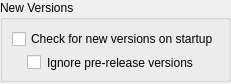
<?xml version="1.0" encoding="UTF-8"?>
<ui version="4.0">
 <class>LC_SettingsPageUpdates</class>
 <widget class="QWidget" name="LC_SettingsPageUpdates">
  <property name="geometry">
   <rect>
    <x>0</x>
    <y>0</y>
    <width>229</width>
    <height>84</height>
   </rect>
  </property>
  <layout class="QGridLayout" name="gridLayout_main">
   <property name="leftMargin">
    <number>0</number>
   </property>
   <property name="topMargin">
    <number>0</number>
   </property>
   <property name="rightMargin">
    <number>0</number>
   </property>
   <property name="bottomMargin">
    <number>0</number>
   </property>
   <item row="0" column="0">
    <widget class="QGroupBox" name="groupBox_12">
     <property name="title">
      <string>New Versions</string>
     </property>
     <layout class="QGridLayout" name="gridLayout_11">
      <item row="1" column="0">
       <widget class="QCheckBox" name="cbCheckNewVersionIgnorePreRelease">
        <property name="sizePolicy">
         <sizepolicy hsizetype="Preferred" vsizetype="Preferred">
          <horstretch>0</horstretch>
          <verstretch>0</verstretch>
         </sizepolicy>
        </property>
        <property name="toolTip">
         <string>If checked, pre-release versions will be ignored</string>
        </property>
        <property name="styleSheet">
         <string notr="true">margin-left:15px</string>
        </property>
        <property name="text">
         <string>Ignore pre-release versions</string>
        </property>
       </widget>
      </item>
      <item row="0" column="0">
       <widget class="QCheckBox" name="cbCheckNewVersion">
        <property name="sizePolicy">
         <sizepolicy hsizetype="Preferred" vsizetype="Preferred">
          <horstretch>0</horstretch>
          <verstretch>0</verstretch>
         </sizepolicy>
        </property>
        <property name="toolTip">
         <string>Check GitHub for new releases of LibreCAD on program startup</string>
        </property>
        <property name="text">
         <string>Check for new versions on startup</string>
        </property>
       </widget>
      </item>
      <item row="0" column="1">
       <spacer name="horizontalSpacer">
        <property name="orientation">
         <enum>Qt::Orientation::Horizontal</enum>
        </property>
        <property name="sizeHint" stdset="0">
         <size>
          <width>0</width>
          <height>0</height>
         </size>
        </property>
       </spacer>
      </item>
     </layout>
    </widget>
   </item>
   <item row="1" column="0">
    <spacer name="verticalSpacer">
     <property name="orientation">
      <enum>Qt::Orientation::Vertical</enum>
     </property>
     <property name="sizeHint" stdset="0">
      <size>
       <width>0</width>
       <height>0</height>
      </size>
     </property>
    </spacer>
   </item>
  </layout>
 </widget>
 <resources/>
 <connections/>
</ui>
